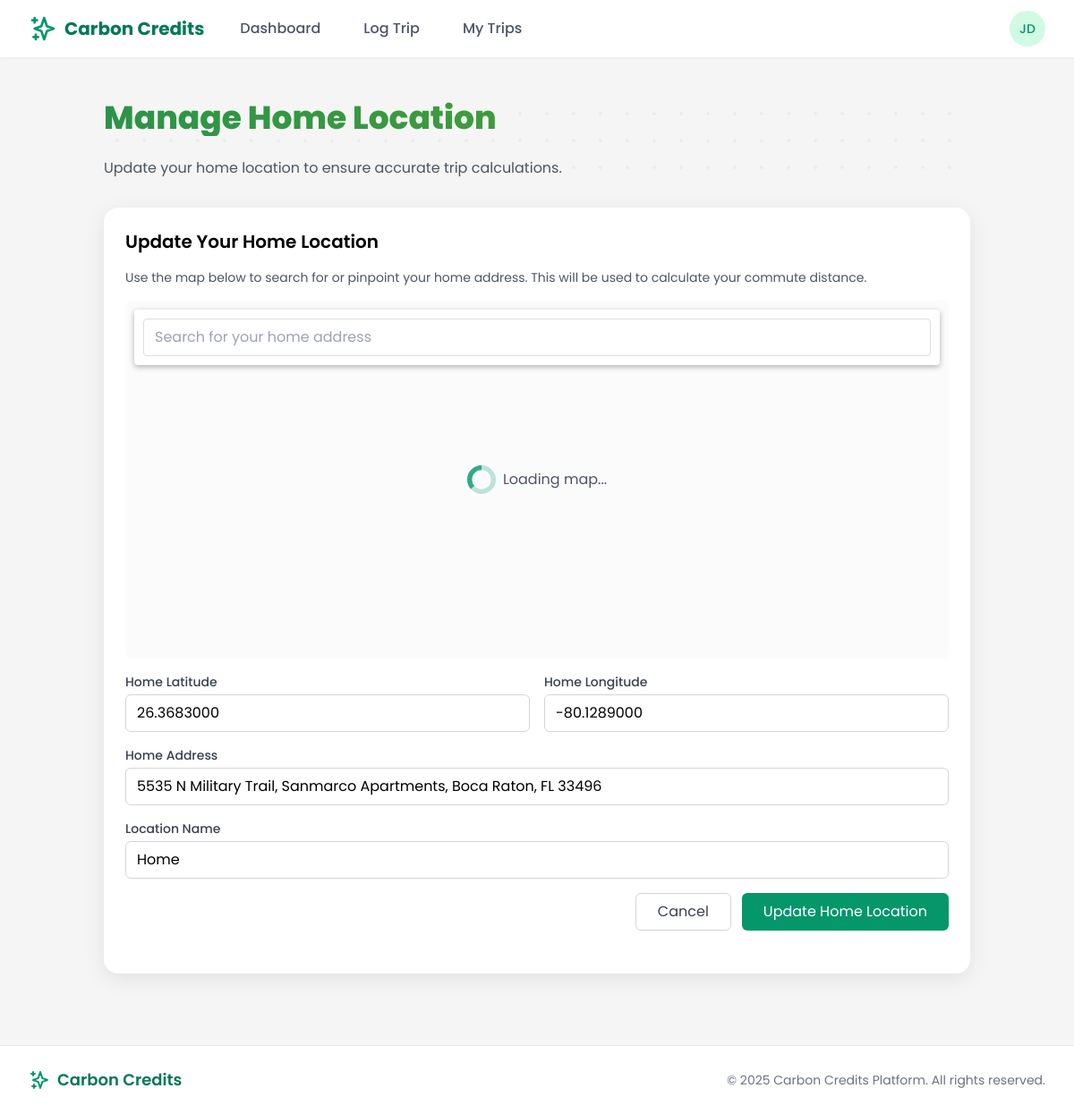
The page /employee/home-location/ (signed in) on the database its author committed.
### users/models.py (models this page shows, shortened)
class CustomUser(AbstractUser):
    is_employee = models.BooleanField(default=False)
    is_employer = models.BooleanField(default=False)
    is_bank_admin = models.BooleanField(default=False)
    is_super_admin = models.BooleanField(default=False)
    email = models.EmailField(_('email address'), unique=True)
    date_joined = models.DateTimeField(default=timezone.now)
    approved = models.BooleanField(default=False)
    USERNAME_FIELD = 'email'
    REQUIRED_FIELDS = ['username', 'first_name', 'last_name']
    class Meta:
        verbose_name = _('user')
        verbose_name_plural = _('users')

class Location(models.Model):
    LOCATION_TYPES = (
        ('home', 'Home'),
        ('office', 'Office'),
        ('commute', 'Commute'),
        ('other', 'Other'),
    )
    name = models.CharField(max_length=100, default='', blank=True)
    created_by = models.ForeignKey(
        CustomUser,
        on_delete=models.CASCADE,
        related_name='locations'
    )
    latitude = models.DecimalField(max_digits=10, decimal_places=7)
    longitude = models.DecimalField(max_digits=10, decimal_places=7)
    address = models.CharField(max_length=255)
    location_type = models.CharField(max_length=10, choices=LOCATION_TYPES, default='other')
    employer = models.ForeignKey(
        EmployerProfile,
        on_delete=models.CASCADE,
        related_name='office_locations',
        null=True,
        blank=True
    )
    is_primary = models.BooleanField(default=False)
    created_at = models.DateTimeField(default=timezone.now)

### core/views/employee_views.py (the view, shortened to what this page needs)
# urls.py: path('home-location/', manage_home_location, name='employee_manage_home_location'),
@login_required
@user_passes_test(lambda u: u.is_employee)
def manage_home_location(request):
    employee = request.user.employee_profile
    home_location = Location.objects.filter(
        created_by=request.user,
        location_type='home'
    ).first()
    has_home_location = home_location is not None
    context = {
        'page_title': 'Manage Home Location',
        'home_location': home_location,
        'has_home_location': has_home_location,
    }
    return render(request, 'employee/manage_home_location.html', context)

### templates/employee/manage_home_location.html (shortened to what this page needs)
{% extends 'base.html' %}
{% block content %}
<div class="home-location-container px-4 py-6">
    <div class="relative mb-8">
        <div class="bg-pattern"></div>
        <div class="relative z-10">
            <h1 class="section-headline text-3xl md:text-4xl font-bold mb-6">Manage Home Location</h1>
            <p class="text-gray-600 max-w-3xl">
                {% if has_home_location %}
                Update your home location to ensure accurate trip calculations.
                {% else %}
                Set your home location to start logging sustainable trips and earning carbon credits.
                {% endif %}
            </p>
        </div>
    </div>
    <div class="modern-card p-6 mb-8">
        <form id="home-location-form" method="post" action="{% url 'employee_manage_home_location' %}">
            <div class="mb-6">
                <h2 class="text-xl font-semibold mb-4">
                    {% if has_home_location %}
                    Update Your Home Location
                    {% else %}
                    Set Your Home Location
                    {% endif %}
                </h2>
                <p class="text-sm text-gray-600 mb-4">
                    Use the map below to search for or pinpoint your home address. This will be used to calculate your commute distance.
                </p>
                <div class="map-container mb-4">
                    <div class="map-loading" id="map-loading">
                        <div class="spinner">
                        </div>
                        <span class="ml-2 text-gray-600">Loading map...</span>
                    </div>
                    <div class="map-search-container">
                        <input id="map-search-input" type="text" placeholder="Search for your home address">
                    </div>
                    <div id="location-map" class="h-full w-full"></div>
                </div>
                <div class="grid grid-cols-1 md:grid-cols-2 gap-4 mb-4">
                    <div>
                        <label for="home-lat" class="block text-sm font-medium text-gray-700 mb-1">Home Latitude</label>
                        <input type="text" id="home-lat" name="home_latitude" value="{{ home_location.latitude|default:'' }}" class="w-full px-3 py-2 border border-gray-300 rounded-md focus:outline-none focus:ring-2 focus:ring-green-500" readonly>
                    </div>
                    <div>
                        <label for="home-lng" class="block text-sm font-medium text-gray-700 mb-1">Home Longitude</label>
                        <input type="text" id="home-lng" name="home_longitude" value="{{ home_location.longitude|default:'' }}" class="w-full px-3 py-2 border border-gray-300 rounded-md focus:outline-none focus:ring-2 focus:ring-green-500" readonly>
                    </div>
                </div>
                <div class="mb-4">
                    <label for="home-address" class="block text-sm font-medium text-gray-700 mb-1">Home Address</label>
                    <input type="text" id="home-address" name="home_address" value="{{ home_location.address|default:'' }}" class="w-full px-3 py-2 border border-gray-300 rounded-md focus:outline-none focus:ring-2 focus:ring-green-500">
                </div>
                <div class="mb-4">
                    <label for="home-name" class="block text-sm font-medium text-gray-700 mb-1">Location Name</label>
                    <input type="text" id="home-name" name="home_name" value="{{ home_location.name|default:'My Home' }}" class="w-full px-3 py-2 border border-gray-300 rounded-md focus:outline-none focus:ring-2 focus:ring-green-500">
                </div>
                <div class="flex justify-end space-x-3">
                    <a href="{% url 'employee_dashboard' %}" class="px-6 py-2 border border-gray-300 rounded-md text-gray-700 hover:bg-gray-50">Cancel</a>
                    <button type="submit" class="px-6 py-2 bg-green-600 text-white rounded-md hover:bg-green-700">
                        {% if has_home_location %}
                        Update Home Location
                        {% else %}
                        Save Home Location
                        {% endif %}
                    </button>
                </div>
            </div>
        </form>
    </div>
</div>
{% endblock %}

### templates/base.html (shortened to what this page needs)
{% load static %}
<!DOCTYPE html>
<html lang="en">
<head>
    <link href="https://cdn.jsdelivr.net/npm/tailwindcss@2.2.19/dist/tailwind.min.css" rel="stylesheet">
</head>
<body class="flex flex-col min-h-screen">
    <header class="bg-white shadow-sm sticky top-0 z-50">
        <nav class="max-w-7xl mx-auto px-4 sm:px-6 lg:px-8">
            <div class="flex justify-between h-16">
                <div class="flex">
                    <div class="flex-shrink-0 flex items-center">
                        <a href="{% url 'home' %}" class="flex items-center">
                            <svg xmlns="http://www.w3.org/2000/svg" class="h-8 w-8 text-green-600" fill="none" viewBox="0 0 24 24" stroke="currentColor">
                                <path stroke-linecap="round" stroke-linejoin="round" stroke-width="2" d="M5 3v4M3 5h4M6 17v4m-2-2h4m5-16l2.286 6.857L21 12l-5.714 2.143L13 21l-2.286-6.857L5 12l5.714-2.143L13 3z" />
                            </svg>
                            <span class="ml-2 text-xl font-bold text-green-700">Carbon Credits</span>
                        </a>
                    </div>
                    {% if user.is_authenticated %}
                    <div class="hidden sm:ml-6 sm:flex sm:space-x-4 items-center">
                        {% if user.is_super_admin %}
                        <a href="{% url 'admin_dashboard' %}" class="nav-link {% if request.resolver_match.url_name == 'admin_dashboard' %}active{% endif %}">Dashboard</a>
                        <a href="{% url 'admin_users' %}" class="nav-link {% if request.resolver_match.url_name == 'admin_users' %}active{% endif %}">Users</a>
                        <a href="{% url 'admin_reports' %}" class="nav-link {% if request.resolver_match.url_name == 'admin_reports' %}active{% endif %}">Reports</a>
                        {% elif user.is_employee %}
                        <a href="{% url 'employee_dashboard' %}" class="nav-link {% if request.resolver_match.url_name == 'employee_dashboard' %}active{% endif %}">Dashboard</a>
                        <a href="{% url 'employee_trip_log' %}" class="nav-link {% if request.resolver_match.url_name == 'employee_trip_log' %}active{% endif %}">Log Trip</a>
                        <a href="{% url 'employee_trips' %}" class="nav-link {% if request.resolver_match.url_name == 'employee_trips' %}active{% endif %}">My Trips</a>
                        {% endif %}
                    </div>
                    {% endif %}
                </div>
                <div class="flex items-center">
                    {% if user.is_authenticated %}
                    <div class="ml-3 relative">
                        <div>
                            <button type="button" class="bg-white rounded-full flex text-sm focus:outline-none focus:ring-2 focus:ring-offset-2 focus:ring-green-500" id="user-menu-button" aria-expanded="false" aria-haspopup="true">
                                <div class="h-10 w-10 rounded-full bg-green-100 flex items-center justify-center text-green-600 font-medium">
                                    {{ user.first_name|slice:":1" }}{{ user.last_name|slice:":1" }}
                                </div>
                            </button>
                        </div>
                    </div>
                    {% else %}
                    <a href="{% url 'login' %}" class="btn-secondary">Log in</a>
                    <a href="{% url 'register' %}" class="ml-3 btn-primary">Register</a>
                    {% endif %}
                </div>
            </div>
        </nav>
    </header>
    <main class="flex-grow py-6">
        {% block content %}{% endblock %}
    </main>
    <footer class="bg-white py-6 border-t border-gray-200 mt-auto">
        <div class="max-w-7xl mx-auto px-4 sm:px-6 lg:px-8">
            <div class="flex flex-col md:flex-row md:justify-between items-center">
                <div class="flex items-center mb-4 md:mb-0">
                    <svg xmlns="http://www.w3.org/2000/svg" class="h-6 w-6 text-green-600" fill="none" viewBox="0 0 24 24" stroke="currentColor">
                        <path stroke-linecap="round" stroke-linejoin="round" stroke-width="2" d="M5 3v4M3 5h4M6 17v4m-2-2h4m5-16l2.286 6.857L21 12l-5.714 2.143L13 21l-2.286-6.857L5 12l5.714-2.143L13 3z" />
                    </svg>
                    <span class="ml-2 text-lg font-semibold text-green-700">Carbon Credits</span>
                </div>
                <p class="text-center text-gray-500 text-sm">
                    &copy; {% now "Y" %} Carbon Credits Platform. All rights reserved.
                </p>
            </div>
        </div>
    </footer>
</body>
</html>

### templates/base.html (style rules this page uses)
:root { --primary: #2B9348; --secondary: #55A630; --neutral-dark: #1C1C1C; --light-bg: #F5F5F5; --accent: #F9DC5C; --secondary-accent: #70A9A1; --cta-blue: #1E88E5; }
body { font-family: 'Poppins', sans-serif; background-color: var(--light-bg); }
.modern-card { border-radius: 16px; box-shadow: 0px 6px 24px rgba(0, 0, 0, 0.08); transition: all 0.3s ease; background-color: white; }
.section-headline { font-weight: 800; background: linear-gradient(90deg, var(--primary), var(--secondary)); -webkit-background-clip: text; -webkit-text-fill-color: transparent; margin-bottom: 1.5rem; }
.nav-link { color: #4A5568; font-weight: 500; transition: all 0.2s ease; padding: 0.5rem 1rem; border-radius: 8px; }
.bg-pattern { position: absolute; top: 0; right: 0; width: 100%; height: 100%; background-image: radial-gradient(var(--secondary-accent) 2px, transparent 2px); background-size: 30px 30px; opacity: 0.1; z-index: 0; }

### templates/employee/manage_home_location.html (style rules this page uses)
.home-location-container { max-width: 1000px; margin: 0 auto; }
.map-container { height: 400px; width: 100%; background-color: #f3f4f6; border-radius: 0.5rem; overflow: hidden; position: relative; }
#location-map { height: 100%; width: 100%; }
.map-loading { position: absolute; top: 0; left: 0; right: 0; bottom: 0; background-color: rgba(255, 255, 255, 0.7); display: flex; justify-content: center; align-items: center; z-index: 5; }
.map-search-container { position: absolute; top: 10px; left: 10px; right: 10px; z-index: 10; background: white; padding: 10px; border-radius: 4px; box-shadow: 0 2px 6px rgba(0, 0, 0, 0.3); }
#map-search-input { width: 100%; padding: 8px 12px; border: 1px solid #ddd; border-radius: 4px; }

### rows shown on the page
CustomUser: first_name "J", last_name "D"
Location: home_latitude "26.3683000", home_longitude "-80.1289000", home_address "5535 N Military Trail, Sanmarco Apartments, Boca Raton, FL 33496", home_name "Home"
